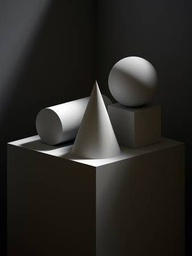
#> input picture shadowed_object_1.jpg, 192 x 256 px, shrunk from 338 x 450 before the run
$ jupyter execute bernsen.ipynb
#> lines starting #> are read from the running program, lines starting #| are printed output that depends on the picture; after the words box and inside, x2 and y2 are one past the last pixel; in counts of white or black regions, pixels touching at a corner belong together
[cell 1]
import numpy as np
from skimage import io
from skimage.filters import threshold_otsu
import matplotlib.pyplot as plt
import cv2 as cv

def bernsen_threshold(image, window_size, contrast_threshold):
    # Pad the image to handle the borders
#> called with window_size = 15, contrast_threshold = 15
    padded_image = np.pad(image, window_size // 2, mode='reflect')
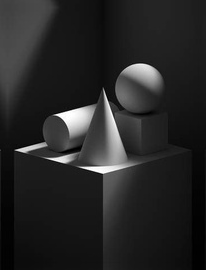
#> padded_image: shape (270, 206); min 0, max 255, mean 38
    thresh_image = np.zeros_like(image)

    # Loop over the image applying the Bernsen algorithm
    for i in range(image.shape[0]):
        for j in range(image.shape[1]):
            # Extract the local region (window)
            local_region = padded_image[i:i + window_size, j:j + window_size]
            local_max = np.max(local_region)
            local_min = np.min(local_region)

            # Calculate local contrast
            local_contrast = local_max - local_min

            # Apply Bernsen's logic
            if local_contrast > contrast_threshold:
                local_thresh = (local_max + local_min) / 2
            else:
                # Use Otsu's method to find a global threshold if the contrast is not high enough
                local_thresh = threshold_otsu(image)

            # Apply the calculated local threshold
            thresh_image[i, j] = 255 if image[i, j] > local_thresh else 0
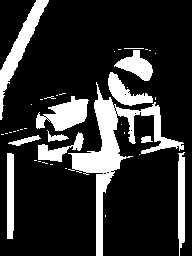
#> thresh_image: shape (256, 192); 18.9% white; 40 white regions (28 under 20 px), largest, box (x1, y1, x2, y2) and area: (68, 82, 184, 256) 3620, (0, 0, 49, 120) 1268, (36, 96, 89, 131) 1036

    return thresh_image

# Load the image
image = cv.imread('./shadowed_object_1.jpg', cv.IMREAD_GRAYSCALE)
# img = cv.imread('./shadowed_text_2.jpg', cv.IMREAD_GRAYSCALE)


# Apply Bernsen's thresholding
window_size = 15  # For example, a 15x15 window
contrast_threshold = 15  # This is the contrast threshold L
binary_image = bernsen_threshold(image, window_size, contrast_threshold)

# Display the images
fig, ax = plt.subplots(1, 2, figsize=(12, 5))

# Original image
ax[0].imshow(image, cmap='gray')
ax[0].set_title('Original Image')
ax[0].axis('off')

# Binarized image
ax[1].imshow(binary_image, cmap='gray')
ax[1].set_title('Binarized Image')
ax[1].axis('off')

plt.show()
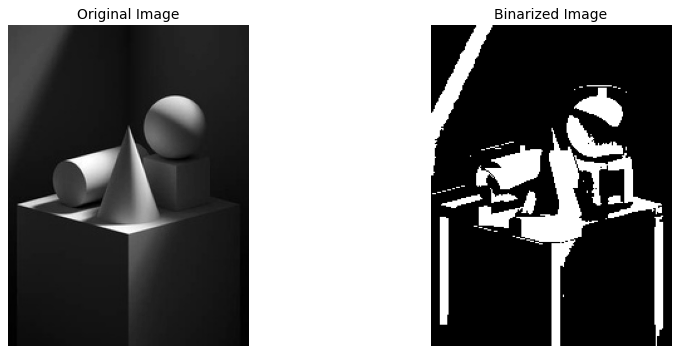
#> figure drawn by matplotlib, 2 panels

$ run again, with ct_scan.jpg copied over shadowed_object_1.jpg
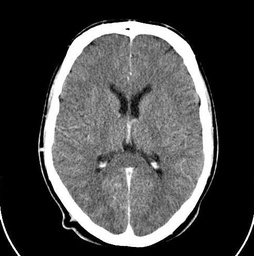
#> input picture ct_scan.jpg, 254 x 256 px, shrunk from 480 x 483 before the run
#> image is the input picture: shape (256, 254); min 0, max 255, mean 72
#> after the loop in bernsen_threshold, `for i in range(image.shape[0]):`:
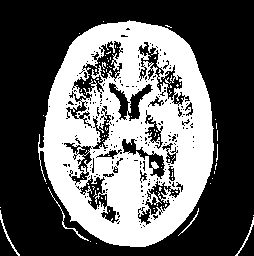
#> thresh_image: shape (256, 254); 38.6% white; 92 white regions (86 under 20 px), largest, box (x1, y1, x2, y2) and area: (38, 20, 214, 247) 24512, (48, 187, 89, 241) 100, (0, 210, 20, 256) 98, (235, 217, 254, 256) 78, (178, 208, 199, 236) 48, (216, 144, 218, 162) 20
#> `plt.show()`:
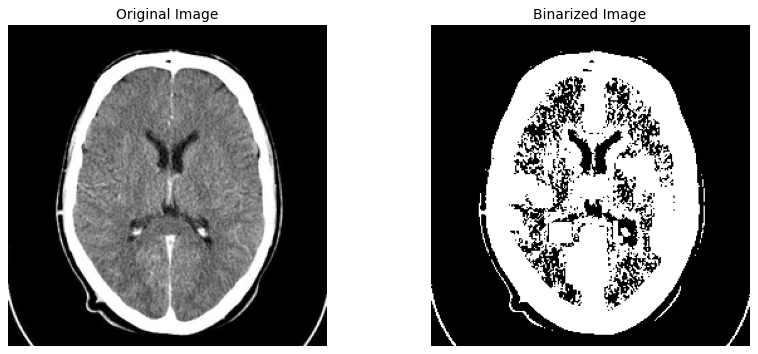
#> figure drawn by matplotlib, 2 panels
